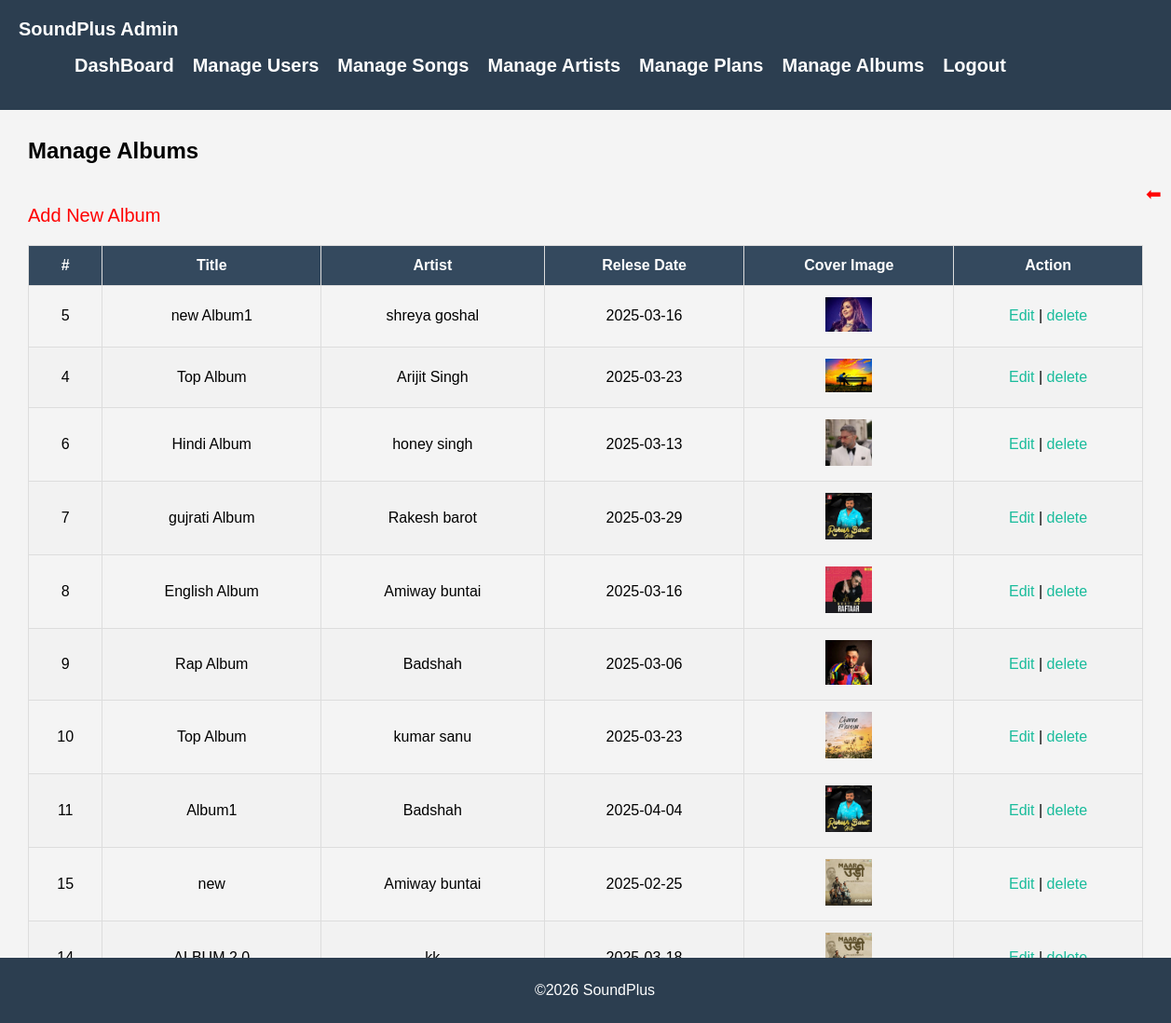
The page /admin/pages/manage_albums.php (signed in) on the database its author committed.
### tables this page shows
CREATE TABLE IF NOT EXISTS `albums` (
  `album_id` int(11) NOT NULL AUTO_INCREMENT,
  `title` varchar(100) NOT NULL,
  `artist_id` int(11) NOT NULL,
  `cover_image` varchar(255) DEFAULT NULL,
  `release_date` date DEFAULT NULL,
  PRIMARY KEY (`album_id`),
  KEY `artist_id` (`artist_id`)
);

CREATE TABLE IF NOT EXISTS `artists` (
  `artist_id` int(11) NOT NULL AUTO_INCREMENT,
  `name` varchar(100) NOT NULL,
  `profile_picture` varchar(255) DEFAULT NULL,
  `bio` text,
  `created_at` timestamp NULL DEFAULT CURRENT_TIMESTAMP,
  PRIMARY KEY (`artist_id`)
);

### admin/pages/manage_albums.php (the view, shortened to what this page needs)
<?php
include('../includes/admin_header.php');
include('../includes/admin_db_connect.php');
$query="SELECT albums.*,artists.name AS artist_name FROM albums LEFT JOIN artists ON albums.artist_id=artists.artist_id";
$result=$conn->query($query);
?>
<!DOCTYPE html>
<html lang="en">
<head>
</head>
<body>
<div class="container">
    <h2>Manage Albums</h2>
    <a href="add_album.php" class="a"> ⬅ Add New Album </a>
    <table class="table">
        <thead><tr>
            <th>#</th>
            <th>Title</th>
            <th>Artist</th>
            <th>Relese Date</th>
            <th>Cover Image</th>
            <th>Action</th>
        </tr></thead>
        <tbody>
            <?php  while($album=$result->fetch_assoc()): ?>
            <tr>
            <td><?php echo $album['album_id'];?></td>
            <td><?php echo $album['title'];?></td>
            <td><?php echo $album['artist_name'];?></td>
            <td><?php echo $album['release_date'];?></td>
            <td><img src="../assets/images/album_covers/<?php echo $album['cover_image'];?>" alt="Cover_image" style="width:50px; heigh:50px;"></td>
            <td><a href="edit_album.php?album_id=<?php echo $album['album_id'];?>" class="btn btn-Waring" onclick="return confirm('Are you sure you want to Edit This Album?');">Edit</a> |
            <a href="delete_album.php?album_id=<?php echo $album['album_id'];?>" class="btn btn-danger" onclick="return confirm('Aru sure You Want to Delete This Album')"> delete</a></td>
        </tr>
        <?php endwhile; ?>
        </tbody>
    </table>
</div>
</body>
</html>
<?php
include('../includes/admin_footer.php');
?>

### admin/css/admin.css (style rules this page uses)
body { font-family: Arial, sans-serif; background-color: #f4f4f4; margin: 0; padding: 0; }
.container { margin: 30px; }
table { width: 100%; border-collapse: collapse; margin-top: 20px; }
table th, table td { padding: 12px; border: 1px solid #ddd; text-align: center; }
table th { background-color: #34495e; color: #fff; }
table tr:nth-child(even) { background-color: #f2f2f2; }
table td a { text-decoration: none; color: #1abc9c; }

### admin/pages/manage_albums.php (style rules this page uses)
.a { color: red; font-size:20px; margin-left:1200px; border: none; border-radius: 5px; cursor: pointer; text-decoration:none; }

### rows shown on the page
albums: album_id "5", title "new Album1", artist.name "shreya goshal", release_date "2025-03-16", cover_image (picture)
albums: album_id "4", title "Top Album", artist.name "Arijit Singh", release_date "2025-03-23", cover_image (picture)
albums: album_id "6", title "Hindi Album", artist.name "honey singh", release_date "2025-03-13", cover_image (picture)
albums: album_id "7", title "gujrati Album", artist.name "Rakesh barot", release_date "2025-03-29", cover_image (picture)
albums: album_id "8", title "English Album", artist.name "Amiway buntai", release_date "2025-03-16", cover_image (picture)
albums: album_id "9", title "Rap Album", artist.name "Badshah", release_date "2025-03-06", cover_image (picture)
albums: album_id "10", title "Top Album", artist.name "kumar sanu", release_date "2025-03-23", cover_image (picture)
albums: album_id "11", title "Album1", artist.name "Badshah", release_date "2025-04-04", cover_image (picture)
albums: album_id "15", title "new", artist.name "Amiway buntai", release_date "2025-02-25", cover_image (picture)
albums: cover_image (picture)
